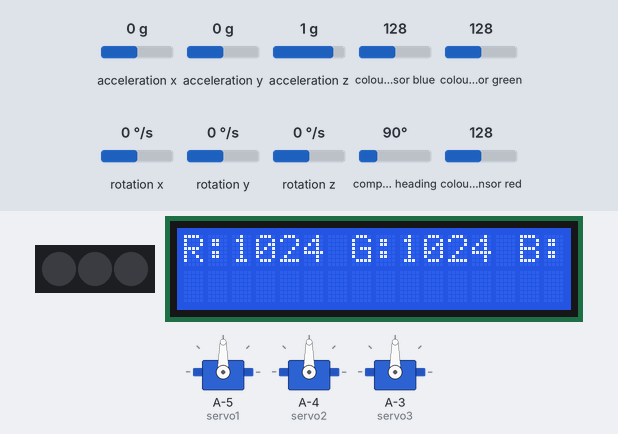
Recording of a sketch running on a simulated ATtiny85, built with avr-gcc and run on an emulated ATtiny85. Shown: 3 × servo, 3 RGB LEDs in strip order, left to right, 16×2 character LCD. Wiring (inferred from the names in the program): HMC5883L compass at I2C address 0x1E; MPU-6050 motion sensor at I2C address 0x68. The inputs (shaded band) are chosen by the test bench; at power-on: acceleration x 0 g, acceleration y 0 g, acceleration z 1 g, colour sensor blue 128, colour sensor green 128, rotation x 0 °/s, rotation y 0 °/s, rotation z 0 °/s, compass heading 90°, colour sensor red 128. What the sketch prints to the serial monitor is not drawn.

Above: at 5.4 s.
5.5 s: acceleration x set to -1.4 g
At 7.8 s:
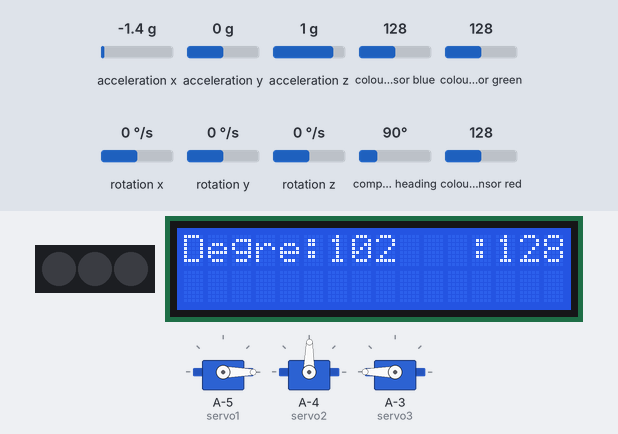
9.9 s: acceleration y set to -1.4 g
At 13.0 s:
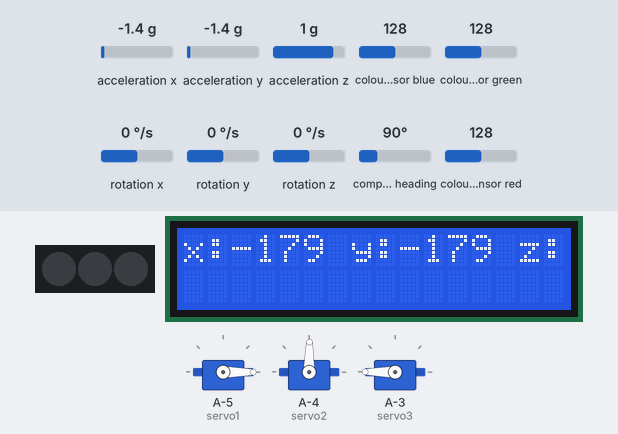
17.2 s: acceleration x set to 0 g
At 20.7 s:
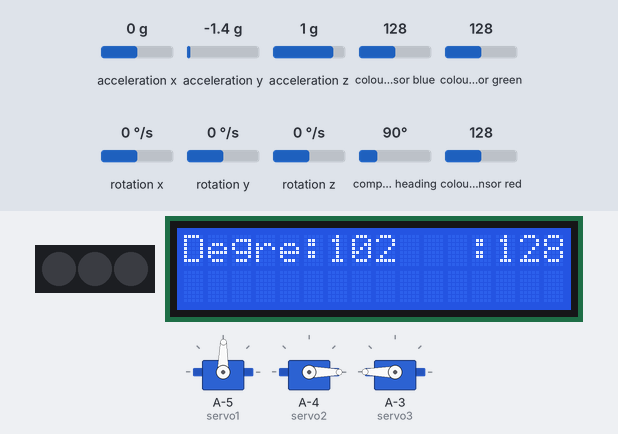
23.4 s: acceleration z set to -1.4 g
At 26.4 s:
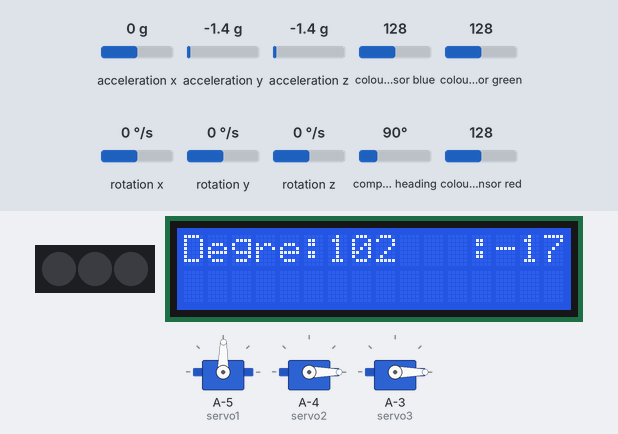
29.7 s: acceleration y set to 0 g
At 32.9 s:
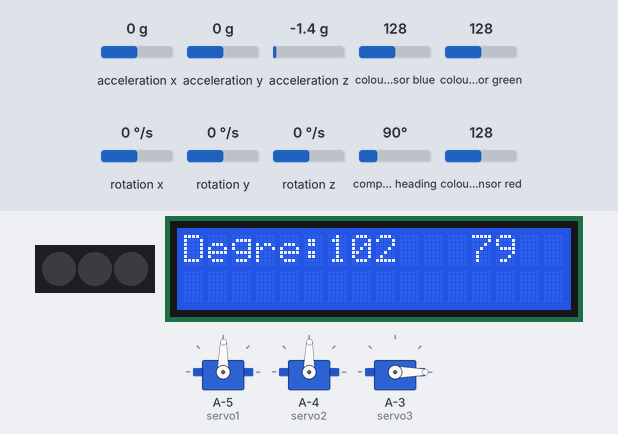
35.9 s: acceleration z set to 0.8 g
At 39.2 s:
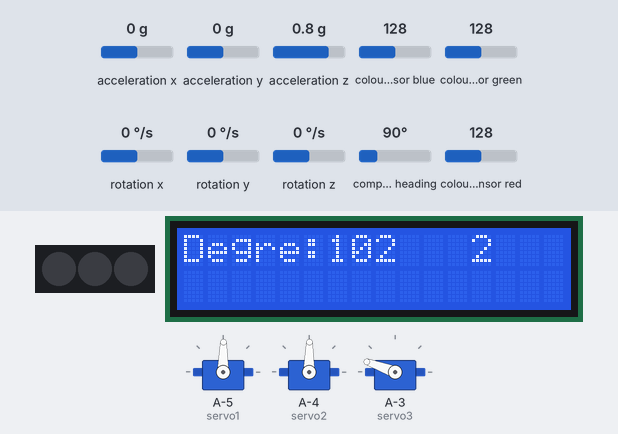
Timing chart, 0 to 40.7 s (numbered marks = the images above; inputs shaded):
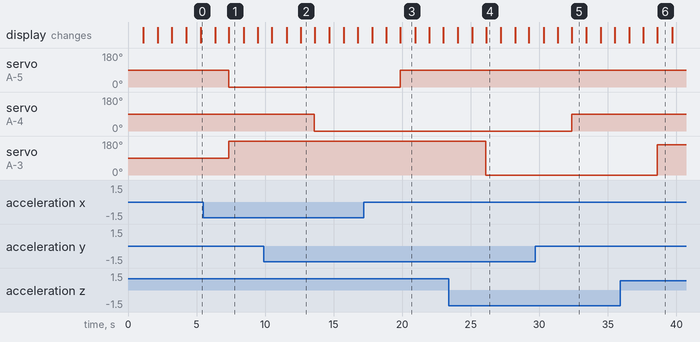

Measured:
- after the input at 5.5 s, servo on A-5 (servo1): 90° → 0° after 1.9 s
- after the input at 9.9 s, servo on A-4 (servo2): 89° → 0° after 3.7 s
- after the input at 17.2 s, servo on A-5 (servo1): 0° → 89° after 2.7 s
- after the input at 23.4 s, servo on A-3 (servo3): 180° → 0° after 2.7 s
- after the input at 29.7 s, servo on A-4 (servo2): 0° → 89° after 2.7 s
- after the input at 35.9 s, servo on A-3 (servo3): 0° → 160° after 2.7 s
- what the display in image 1 shows lasts 1.0 s, from 7.4 s to 8.4 s

The sketch:

nano-i2c-scan-log.ino
```cpp
// nano-i2c-scan-log.ino
// by Francois Belleau

#include <Wire.h>

//lcd include
#include <LiquidCrystal_I2C.h>
LiquidCrystal_I2C lcd(0x27,16,2);  // set the LCD address to 0x27 for a 16 chars and 2 line display

#include "Adafruit_TCS34725.h"
/* Initialise with default values (int time = 2.4ms, gain = 1x) */
Adafruit_TCS34725 tcs = Adafruit_TCS34725(TCS34725_INTEGRATIONTIME_2_4MS, TCS34725_GAIN_1X);

#include <Servo.h>
Servo servo1, servo2, servo3;
int servo_pos;

int rg,gg,bg;

#include <Adafruit_NeoPixel.h>
#define PIN            4
#define NUMPIXELS      3
Adafruit_NeoPixel pixels = Adafruit_NeoPixel(NUMPIXELS, PIN, NEO_GRB + NEO_KHZ800);

boolean sr04 = false;
boolean analog10k = false;
boolean mpu6050 = false;
boolean attiny85_4 = false;
boolean tcs34725 = false;
boolean hmc5883 = false;
int capteurNombre = 0;
int val1, val2, val3;

void detect_I2C() {

  byte error, address;
  int nDevices;
  nDevices = 0;

  lcd.clear();

  for (address = 1; address < 127; address++ )  {
    Wire.beginTransmission(address);
    error = Wire.endTransmission();

    if (error == 0){
      Serial.print("0x");
      if (address < 16)
        Serial.print("0");
      Serial.print(address, HEX);
      Serial.print(" ");

      nDevices++;

      if (address == 0x04) {
        Serial.println("@ ATtiny85-SR04");
        sr04 = true;
        lcd.setCursor(0,0);
        lcd.print("ATtiny85-SR04       ");
        delay(1000);
        capteurNombre ++;
      }

      if (address == 0x05) {
        Serial.println("@ ATtiny85-analog10k");
        analog10k = true;
        lcd.setCursor(0,0);
        lcd.print("ATtiny85-analog10k        ");
        delay(1000);
        capteurNombre ++;
      }

      if (address == 0x1E) {
        Serial.println("@ magnetometre-HMC5883");
        hmc5883 = true;
        lcd.setCursor(0,0);
        lcd.print("magnetometre-HMC5883"        );
        delay(1000);
        capteurNombre ++;
      }

      if (address == 0x27) {
        Serial.println("@ ecran-LCD1602");
        lcd.setCursor(0,0);
        lcd.print("ecran-LCD1602               ");
        delay(1000);
      }

      if (address == 0x29) {
        Serial.println("@ couleur-TCS34725");
        tcs34725 = true;
        lcd.setCursor(0,0);
        lcd.print("couleur-TCS34725        ");
        capteurNombre ++;
        delay(1000);
      }

      if (address == 0x68) {
        Serial.println("@ gyroscope-MPU6050");
        mpu6050 = true;
        lcd.setCursor(0,0);
        lcd.print("gyroscope-MPU6050        ");
        capteurNombre ++;
        delay(1000);
      }

    } else if (error == 4) {
      Serial.print("Unknow error at address 0x");
      if (address < 16)
        Serial.print("0");
      Serial.println(address, HEX);
    }
  }

  if (nDevices == 0)
    Serial.println("No I2C devices found");

  Serial.println("");
  lcd.setCursor(0,0);
  //lcd.print("1234567890123456");
  lcd.print("                ");
  lcd.setCursor(0,1);
  //lcd.print("1234567890123456");
  lcd.print("                ");
}

String read_tcs34725() {
  uint16_t r, g, b, c, colorTemp, lux;
  char json[200];

  tcs.getRawData(&r, &g, &b, &c);
  colorTemp = tcs.calculateColorTemperature(r, g, b);
  lux = tcs.calculateLux(r, g, b);

  //Serial.print("Color Temp: "); Serial.print(colorTemp, DEC); Serial.print(" K - ");
  //Serial.print("Lux: "); Serial.print(lux, DEC); Serial.print(" - ");
  //Serial.print("R: "); Serial.print(r, DEC); Serial.print(" ");
  //Serial.print("G: "); Serial.print(g, DEC); Serial.print(" ");
  //Serial.print("B: "); Serial.print(b, DEC); Serial.print(" ");
  //Serial.print("C: "); Serial.print(c, DEC); Serial.print(" ");
  //Serial.print(r, DEC); Serial.print(" ");
  //Serial.print(g, DEC); Serial.print(" ");
  //Serial.print(b, DEC); Serial.print(" ");
  //Serial.print(c, DEC); Serial.print(" ");
  //Serial.println(" ");

  //snprintf (json, 200, "{\"tcs34725\":{\"CT\":%ld,\"Lux\":%ld,\"R\":%ld,\"G\":%ld,\"B\":%ld,\"C\":%ld}}", colorTemp, lux, r, g, b, c);
  snprintf (json, 200, "R:%d G:%d B:%d", r, g, b);
  Serial.println(json);

  rg = r;
  gg = g;
  bg = b;

  return json;
}

String read_mpu6050() {
  const int MPU_addr=0x68;  // I2C address of the MPU-6050
  int16_t AcX,AcY,AcZ,Tmp,GyX,GyY,GyZ;
  size_t st;
  char json[200];

  Wire.beginTransmission(MPU_addr);
  Wire.write(0x3B);  // starting with register 0x3B (ACCEL_XOUT_H)
  Wire.endTransmission(false);
  Wire.requestFrom(MPU_addr,14);  // request a total of 14 registers
  //st = Wire.requestFrom(MPU_addr,14,true);  // request a total of 14 registers
  AcX=Wire.read()<<8|Wire.read();  // 0x3B (ACCEL_XOUT_H) & 0x3C (ACCEL_XOUT_L)
  AcY=Wire.read()<<8|Wire.read();  // 0x3D (ACCEL_YOUT_H) & 0x3E (ACCEL_YOUT_L)
  AcZ=Wire.read()<<8|Wire.read();  // 0x3F (ACCEL_ZOUT_H) & 0x40 (ACCEL_ZOUT_L)
  Tmp=Wire.read()<<8|Wire.read();  // 0x41 (TEMP_OUT_H) & 0x42 (TEMP_OUT_L)
  GyX=Wire.read()<<8|Wire.read();  // 0x43 (GYRO_XOUT_H) & 0x44 (GYRO_XOUT_L)
  GyY=Wire.read()<<8|Wire.read();  // 0x45 (GYRO_YOUT_H) & 0x46 (GYRO_YOUT_L)
  GyZ=Wire.read()<<8|Wire.read();  // 0x47 (GYRO_ZOUT_H) & 0x48 (GYRO_ZOUT_L)

  //Serial.print("MPU6050: ");
  //Serial.print("AcX = "); Serial.print(AcX);
  //Serial.print(" | AcY = "); Serial.print(AcY);
  //Serial.print(" | AcZ = "); Serial.print(AcZ);
  //Serial.print(" | Tmp = "); Serial.print(Tmp/340.00+36.53);  //equation for temperature in degrees C from datasheet
  //Serial.print(" | GyX = "); Serial.print(GyX);
  //Serial.print(" | GyY = "); Serial.print(GyY);
  //Serial.print(" | GyZ = "); Serial.println(GyZ);

  int degre = map((AcZ/128),-140,140,20,160);

  snprintf (json, 200, "x:%i y:%i z:%i             ", AcX/128, AcY/128, AcZ/128);
  val1 = map(AcX/128,-128,128,1,100);
  val2 = map(AcY/128,-128,128,1,100);
  val3 = map(AcZ/128,-128,128,1,100);

  //snprintf (json, 200, "x:%i y:%i z:%i", GyX/128, GyY/128, GyZ/128);
  //val1 = map(GyX/128,-128,128,1,100);
  //val2 = map(GyY/128,-128,128,1,100);
  //val3 = map(GyZ/128,-128,128,1,100);
//Serial.println(json);

  //servo_pos = degre;
  //Serial.println(servo_pos);

  return json;
}

String read_hmc5883(){

  const int address=0x1E;
  int x,y,z; //triple axis data
  int xmin,xmax,ymin,ymax,zmin,zmax;
  xmin=0; xmax=0; ymax=0; ymin = 0; zmin=0;zmax=0;

  //Tell the HMC5883 where to begin reading data
  Wire.beginTransmission(address);
  Wire.write(0x03); //select register 3, X MSB register
  Wire.endTransmission();


 //Read data from each axis, 2 registers per axis
  Wire.requestFrom(address, 6);
  if(6<=Wire.available()){
    x = Wire.read()<<8; //X msb
    x |= Wire.read(); //X lsb
    z = Wire.read()<<8; //Z msb
    z |= Wire.read(); //Z lsb
    z = -z; //inversion du module
    y = Wire.read()<<8; //Y msb
    y |= Wire.read(); //Y lsb
  }

  //Print out values of each axis
  //Serial.print("x: ");Serial.print(x);Serial.print("  y: ");Serial.print(y);Serial.print("  z: ");Serial.println(z);


    // Hold the module so that Z is pointing 'up' and you can measure the heading with x&y
  // Calculate heading when the magnetometer is level, then correct for signs of axis.
  float heading = atan2(y, x);

  // Once you have your heading, you must then add your 'Declination Angle', which is the 'Error' of the magnetic field in your location.
  // Find yours here: http://www.magnetic-declination.com/
  // Mine is: -13* 2' W, which is ~13 Degrees, or (which we need) 0.22 radians
  // If you cannot find your Declination, comment out these two lines, your compass will be slightly off.
  float declinationAngle = 0.22;
  heading += declinationAngle;

  // Correct for when signs are reversed.
  if(heading < 0)
    heading += 2*PI;

  // Check for wrap due to addition of declination.
  if(heading > 2*PI)
    heading -= 2*PI;

  // Convert radians to degrees for readability.
  float headingDegrees = heading * 180/M_PI;
  //Serial.println(headingDegrees);

  int degre = (int) headingDegrees;
  servo_pos = (degre/2);
  //Serial.println(servo_pos);

  char buf[80];
  sprintf(buf,"Degre:%i   ",(int) degre);
  val1 = map(degre,1,360,1,100);
  val2 = val1;
  val3 = val1;

  return buf;

}

void read() {
  int i2c;
  char buf[8];

  Wire.requestFrom(5, 1); // request 1 byte from slave device address 4
  i2c = Wire.read();

  sprintf(buf,"i2c #5: %i",i2c);
  Serial.println(buf);
  lcd.clear();
  lcd.print(buf);
  delay(300);
}

void setup() {
// servo setup
  servo1.attach(9);
  servo2.attach(10);
  servo3.attach(11);

// ws2812 setup
  pixels.begin();

// lcd setup
  lcd.init();
  lcd.backlight();

//serial_setup
  Serial.begin(115200);
  while (!Serial);

//wire_setup
  //Arduino Uno, Nano
  Wire.begin();
  Serial.println("Scanning (SDA : SCL) - A4 A5");
  //ESP8266
  //Wire.begin(5,4);
  //Serial.println("Scanning (SDA : SCL) - GPIO5 GPIO4");

//mpu6050 setup
  const int MPU_addr=0x68;  // I2C address of the MPU-6050

  Wire.beginTransmission(MPU_addr);
  Wire.write(0x6B);  // PWR_MGMT_1 register
  Wire.write(0);     // set to zero (wakes up the MPU-6050)
  Wire.endTransmission(true);

  //Put the HMC5883 IC into the correct operating mode
  const int address=0x1E;

  Wire.beginTransmission(address); //open communication with HMC5883
  Wire.write(0x02); //select mode register
  Wire.write(0x00); //continuous measurement mode
  Wire.endTransmission();

detect_I2C();
}


void loop() {
  String read_string;
  int distance;
  char buffer[80];

//detect_I2C();
//delay(1000);

if (hmc5883) {
  read_string = read_hmc5883();

  Serial.println(read_string);
  lcd.setCursor(0,0);
  lcd.print(read_string);
  if (capteurNombre > 1) {delay(1000);} else {delay(300);}
}

if (tcs34725) {
  read_string = read_tcs34725();

  Serial.println(read_string);
  lcd.setCursor(0,0);
  lcd.print(read_string);
  if (capteurNombre > 1) {delay(1000);} else {delay(300);}

  //pixels.setPixelColor(0, pixels.Color(rg,gg,bg));
  //pixels.show();

}

if (mpu6050) {
  read_string = read_mpu6050();

  Serial.println(read_string);
  //lcd.clear();
  lcd.setCursor(0,0);
  lcd.print(read_string);
  if (capteurNombre > 1) {delay(1000);} else {delay(300);}
}

if (sr04) {
  Wire.requestFrom(4, 1); // request 1 byte from slave device address 4

  while(Wire.available()) // slave may send less than requested
  {
    distance = Wire.read(); // receive a byte as character
    sprintf(buffer,"Distance:%i    ",(int) distance);

    //Serial.println(i); // print the character
    Serial.println(buffer);
    lcd.setCursor(0,0);
    lcd.print(buffer);
  if (capteurNombre > 1) {delay(1000);} else {delay(300);}

  val1 = map(distance,1,150,1,100);
  val2 = val1;
  val3 = val1;

  }
}

if (analog10k) {
  Wire.requestFrom(5, 1); // request 1 byte from slave device address 4

  while(Wire.available()) // slave may send less than requested
  {
    distance = Wire.read(); // receive a byte as character
    sprintf(buffer,"Valeur:%i    ",(int) distance);

    //Serial.println(i); // print the character
    Serial.println(buffer);
    lcd.setCursor(0,0);
    lcd.print(buffer);
  if (capteurNombre > 1) {delay(1000);} else {delay(300);}

  val1 = map(distance,1,150,1,100);
  val2 = val1;
  val3 = val1;
  }
}

  //modifier servo;
  servo1.write(map(val1,1,100,1,180));
  servo2.write(map(val2,1,100,1,180));
  servo3.write(map(val3,1,100,1,180));
}
```
